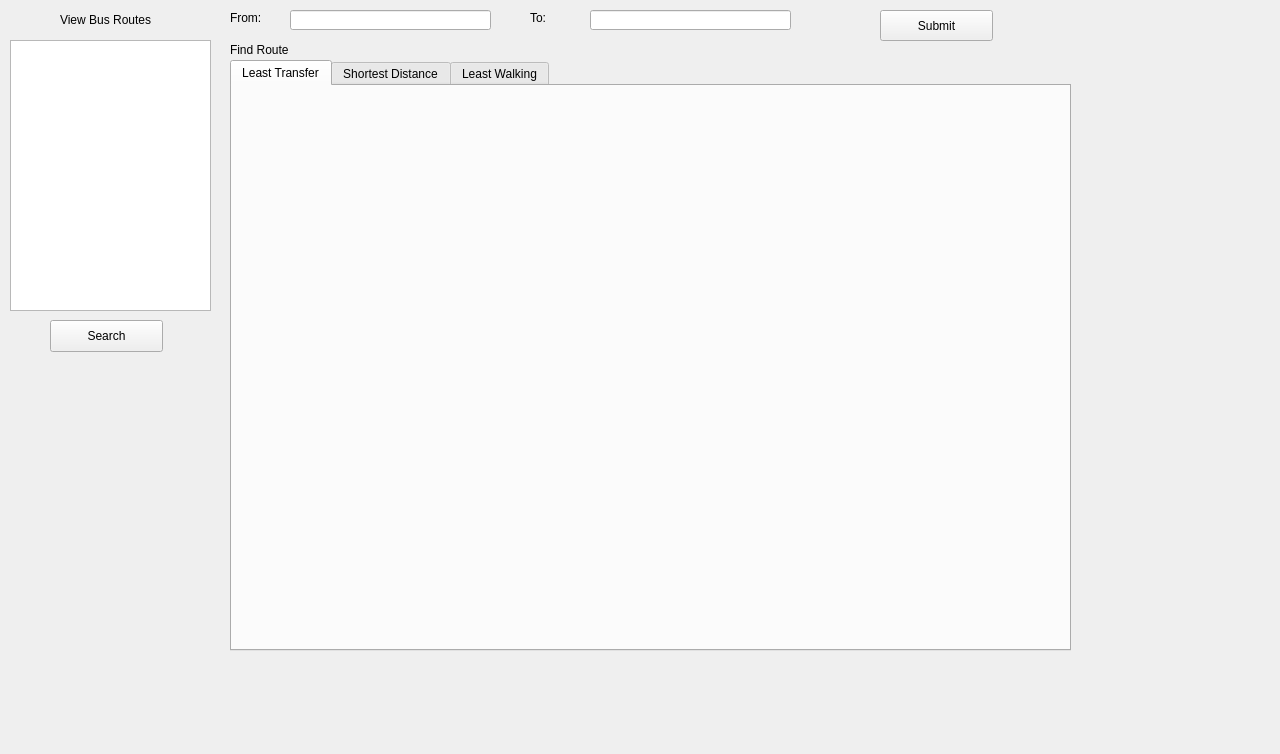
<?xml version="1.0" encoding="UTF-8"?>
<ui version="4.0">
 <class>Form</class>
 <widget class="QWidget" name="Form">
  <property name="geometry">
   <rect>
    <x>0</x>
    <y>0</y>
    <width>1280</width>
    <height>754</height>
   </rect>
  </property>
  <property name="minimumSize">
   <size>
    <width>1280</width>
    <height>720</height>
   </size>
  </property>
  <property name="windowTitle">
   <string>Form</string>
  </property>
  <widget class="QListWidget" name="busServiceList">
   <property name="geometry">
    <rect>
     <x>10</x>
     <y>40</y>
     <width>201</width>
     <height>271</height>
    </rect>
   </property>
  </widget>
  <widget class="QPushButton" name="getBusRoute">
   <property name="geometry">
    <rect>
     <x>50</x>
     <y>320</y>
     <width>113</width>
     <height>32</height>
    </rect>
   </property>
   <property name="text">
    <string>Search</string>
   </property>
  </widget>
  <widget class="QLineEdit" name="fromTextField">
   <property name="geometry">
    <rect>
     <x>290</x>
     <y>10</y>
     <width>201</width>
     <height>20</height>
    </rect>
   </property>
  </widget>
  <widget class="QPushButton" name="getRouteButton">
   <property name="geometry">
    <rect>
     <x>880</x>
     <y>10</y>
     <width>113</width>
     <height>31</height>
    </rect>
   </property>
   <property name="text">
    <string>Submit</string>
   </property>
  </widget>
  <widget class="QLabel" name="label">
   <property name="geometry">
    <rect>
     <x>230</x>
     <y>10</y>
     <width>60</width>
     <height>15</height>
    </rect>
   </property>
   <property name="text">
    <string>From:</string>
   </property>
  </widget>
  <widget class="QLabel" name="label_2">
   <property name="geometry">
    <rect>
     <x>530</x>
     <y>10</y>
     <width>60</width>
     <height>15</height>
    </rect>
   </property>
   <property name="text">
    <string>To:</string>
   </property>
  </widget>
  <widget class="QLineEdit" name="toTextField">
   <property name="geometry">
    <rect>
     <x>590</x>
     <y>10</y>
     <width>201</width>
     <height>20</height>
    </rect>
   </property>
  </widget>
  <widget class="QLabel" name="label_3">
   <property name="geometry">
    <rect>
     <x>60</x>
     <y>10</y>
     <width>100</width>
     <height>20</height>
    </rect>
   </property>
   <property name="text">
    <string>View Bus Routes</string>
   </property>
  </widget>
  <widget class="QLabel" name="label_4">
   <property name="geometry">
    <rect>
     <x>230</x>
     <y>40</y>
     <width>71</width>
     <height>20</height>
    </rect>
   </property>
   <property name="text">
    <string>Find Route</string>
   </property>
  </widget>
  <widget class="QTabWidget" name="mapTabWidget">
   <property name="geometry">
    <rect>
     <x>230</x>
     <y>60</y>
     <width>841</width>
     <height>591</height>
    </rect>
   </property>
   <property name="currentIndex">
    <number>0</number>
   </property>
   <widget class="QWidget" name="tab0">
    <attribute name="title">
     <string>Least Transfer</string>
    </attribute>
    <widget class="QWidget" name="gridLayoutWidget">
     <property name="geometry">
      <rect>
       <x>0</x>
       <y>0</y>
       <width>831</width>
       <height>561</height>
      </rect>
     </property>
     <layout class="QGridLayout" name="gridLayout1"/>
    </widget>
   </widget>
   <widget class="QWidget" name="tab1">
    <attribute name="title">
     <string>Shortest Distance</string>
    </attribute>
    <widget class="QWidget" name="gridLayoutWidget_2">
     <property name="geometry">
      <rect>
       <x>0</x>
       <y>0</y>
       <width>831</width>
       <height>571</height>
      </rect>
     </property>
     <layout class="QGridLayout" name="gridLayout2"/>
    </widget>
   </widget>
   <widget class="QWidget" name="tab2">
    <attribute name="title">
     <string>Least Walking</string>
    </attribute>
    <widget class="QWidget" name="gridLayoutWidget_3">
     <property name="geometry">
      <rect>
       <x>9</x>
       <y>-1</y>
       <width>821</width>
       <height>561</height>
      </rect>
     </property>
     <layout class="QGridLayout" name="gridLayout3"/>
    </widget>
   </widget>
  </widget>
 </widget>
 <resources/>
 <connections/>
</ui>
